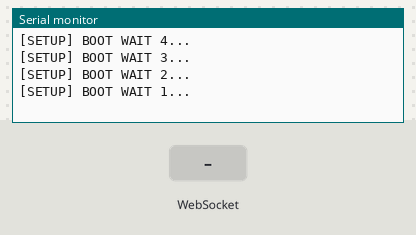
A sketch run on a simulated ESP8266 (NodeMCU). Parts: the last lines printed to the serial monitor. Inputs (shaded band) come from the test bench. WiFi joins after 1.5 s; servers stay silent unless stated.

Above: at 6.7 s.
6.8 s: WebSocket text "testApp:up" received
At 8.0 s:
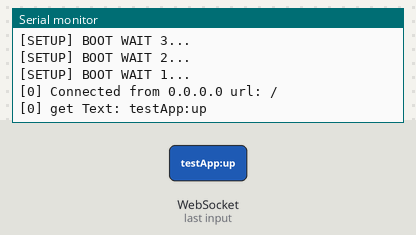
8.3 s: WebSocket text "testApp:down" received
At 9.1 s:
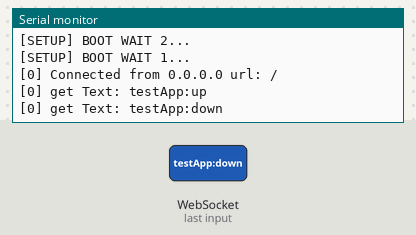
9.8 s: WebSocket text "testApp:stop" received
At 10.2 s:
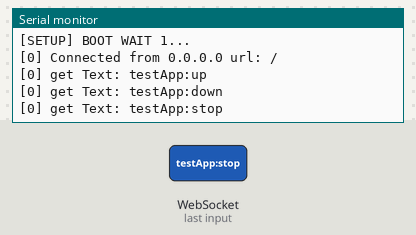
11.3 s: WebSocket text "testApp:sensors" received
At 12.5 s:
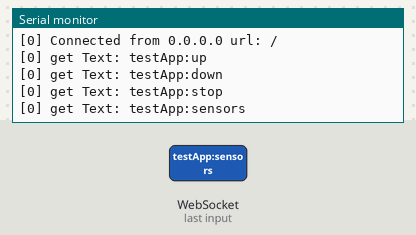
12.8 s: WebSocket text "rampApp:state" received
At 13.7 s:
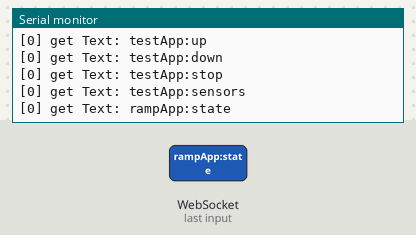
Timing chart, 0 to 15.3 s (numbered marks = the images above; inputs shaded):
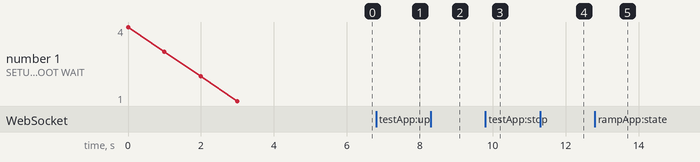

Measured:
- after the input at 6.8 s, the serial monitor: prints a new line at once (image 1)
- after the input at 8.3 s, the serial monitor: prints a new line at once (image 2)
- after the input at 9.8 s, the serial monitor: prints a new line at once (image 3)
- after the input at 11.3 s, the serial monitor: prints a new line at once (image 4)
- after the input at 12.8 s, the serial monitor: prints a new line at once (image 5)

The sketch:

webSocketServer.ino
```cpp
/*
 * WebSocketServer.ino
 *
 *  Created on: 22.05.2015
 *
 */

#include <Arduino.h>

#include <ESP8266WiFi.h>
#include <ESP8266WiFiMulti.h>
#include <WebSocketsServer.h>
#include <Hash.h>

ESP8266WiFiMulti WiFiMulti;

// Server radi na portu 81
WebSocketsServer webSocket = WebSocketsServer(81);

#define USE_SERIAL Serial

void webSocketEvent(uint8_t num, WStype_t type, uint8_t * payload, size_t length) {

    switch(type) {
        case WStype_DISCONNECTED:
            USE_SERIAL.printf("[%u] Disconnected!\n", num);
            break;
        case WStype_CONNECTED:
            {
                IPAddress ip = webSocket.remoteIP(num);
                USE_SERIAL.printf("[%u] Connected from %d.%d.%d.%d url: %s\n", num, ip[0], ip[1], ip[2], ip[3], payload);

              // send message to client
              webSocket.sendTXT(num, "Connected");
            }
            break;
        case WStype_TEXT:
            USE_SERIAL.printf("[%u] get Text: %s\n", num, payload);

            String pl = (char*)payload;
            if(pl == "testApp:up")
            {
              // diži rampu
              //USE_SERIAL.printf("[%u] get Text: up", num);
            }
            else if(pl == "testApp:down")
            {
              // spuštaj rampu
              //USE_SERIAL.printf("[%u] get Text: down", num);
            }
            else if( pl == "testApp:stop")
            {
              // zaustavi rampu
              //USE_SERIAL.printf("[%u] get Text: stop", num);
            }
            else if( pl == "testApp:sensors")
            {
              webSocket.sendTXT(num, "5 5 5 5");
            }


            if( pl == "rampApp:state")
            {
              // 4 senzora + zauzeta mjesta parking + stanje rampe u stupnjevima(0-60)
              webSocket.sendTXT(num, "5, 5, 5, 5, 2, 30");
            }
            // send message to client
            // webSocket.sendTXT(num, "message here");
            // send data to all connected clients
            // webSocket.broadcastTXT("message here");


            break;
    }

}

void setup() {
    // USE_SERIAL.begin(921600);

    // ispis na serial monitoru mora biti naštiman na 115200
    USE_SERIAL.begin(115200);

    //Serial.setDebugOutput(true);
    USE_SERIAL.setDebugOutput(true);

    USE_SERIAL.println();
    USE_SERIAL.println();
    USE_SERIAL.println();

    for(uint8_t t = 4; t > 0; t--) {
        USE_SERIAL.printf("[SETUP] BOOT WAIT %d...\n", t);
        USE_SERIAL.flush();
        delay(1000);
    }

    //Ovdje upisati ime i pass wireless mreže
    //ISKON-HotSpot
    WiFiMulti.addAP("ISKON-HotSpot", "");


    while(WiFiMulti.run() != WL_CONNECTED) {
        delay(100);
    }

    webSocket.begin();
    webSocket.onEvent(webSocketEvent);
}

int lastMessageSent = 0;
const int sensorStateInterval = 5000;

void loop() {
    webSocket.loop();

    if( lastMessageSent + sensorStateInterval >= millis())
    {
       webSocket.broadcastTXT("sensor state here");
       USE_SERIAL.printf("Sensor data sent.");
       lastMessageSent = millis();
    }
}
```
